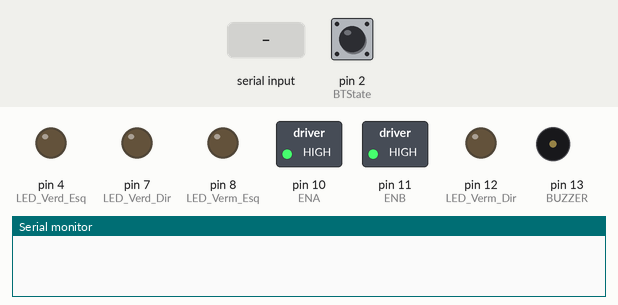
Bench run of a sketch on a simulated Arduino Uno, built with avr-gcc and run on an emulated ATmega328P. Parts: switched loads named in the sketch (green lamp = pin HIGH), output pins drawn as LEDs (lit = HIGH), buzzer (waves = sounding), the last lines printed to the serial monitor. The test bench sets the inputs (shaded band); at power-on: pin 2 (BTState) HIGH.

Above: at 1.2 s.
1.3 s: "*ligar a buzina#" received over the second serial link
At 1.7 s:
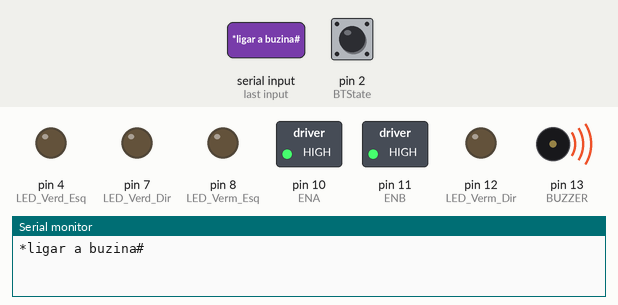
8.9 s: "*desligar a buzina#" received over the second serial link
At 9.8 s:
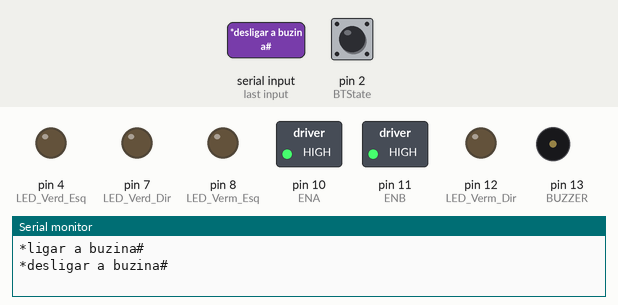
Timing chart, 0 to 11.5 s (numbered marks = the images above; inputs shaded):
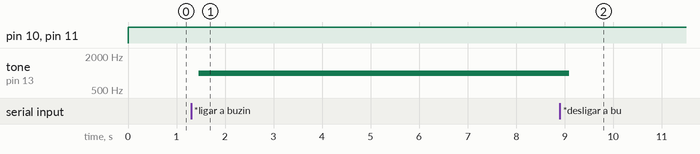

Measured:
- after the input at 1.3 s, tone on pin 13 (BUZZER): silent → 1000 Hz after 0.16 s
- after the input at 8.9 s, tone on pin 13 (BUZZER): 1000 Hz → silent after 0.19 s

The sketch:

NewCarMichael.ino
```cpp
/*
Dev por "Michael" Trillobit3sGames
trillobit3s@gmail.com - estuartyy@gmail.com
carrinho controlado por bluetooth
05/02/2017
Ultima atualização 03/12/2023

USE APENAS OS CARACTERES EM SEU CÓDIGO

F = PARA FRENTE => S = PARA
B = PARA TRÁS => S = PARA
L = PARA ESQUERDA => S = PARA
R = PARA DIREITA => S = PARA

S = PARADO

V = BUZINA => v = buzina desligada
W = LED FRENTE => w = led frente desligado
U = LED TRÁS => u = led trás   desligado
*/

//biblioteca bluetooth SoftwareSerial
#include <SoftwareSerial.h>

#define LED_Verd_Esq 4 //define LED verde 1
#define LED_Verd_Dir 7 //define LED verde 2
#define LED_Verm_Esq 8 //define LED vermelho 1
#define LED_Verm_Dir 12 //define LED vermelho 2

#define BUZZER 13 //Buzina

SoftwareSerial BT(0, 1); //TX, RX respetively
String readvoice; //leitura de voz

const int motorA1  = 3; //Motor lado esquerdo
const int motorA2  = 5; //Motor lado esquerdo
const int motorB1  = 6; //Motor lado direito
const int motorB2  = 9; //Motor lado direito

const int ENA = 10; //ENA
const int ENB = 11; //ENB

const int BTState = 2; //comunicação do Bluetooth.

int state_rec; //variavel para armazenamento de dados.
int vSpeed = 255; //Define velocidade padrão 0 a 255.
char state; //state recebe os caracteres do celular

void setup() {
  BT.begin(9600);
  Serial.begin(9600);

  pinMode(LED_Verd_Esq, OUTPUT);
  pinMode(LED_Verd_Dir, OUTPUT);
  pinMode(LED_Verm_Esq, OUTPUT);
  pinMode(LED_Verm_Dir, OUTPUT);

  pinMode(motorA1, OUTPUT);
  pinMode(motorA2, OUTPUT);
  pinMode(motorB1, OUTPUT);
  pinMode(motorB2, OUTPUT);
  pinMode(ENA, OUTPUT);
  pinMode(ENB, OUTPUT);

  pinMode(motorA1, LOW);
  pinMode(motorA2, LOW);
  pinMode(motorB1, LOW);
  pinMode(motorB2, LOW);
  pinMode(ENA, LOW);
  pinMode(ENB, LOW);

  pinMode(BUZZER, OUTPUT);
  noTone(BUZZER);

  pinMode(BTState, INPUT);
}

void loop() {

  analogWrite(ENA, 255); //velovidade do motor esquerdo
  analogWrite(ENB, 255); //velovidade do motor direito

      //O BUG do comando de voz esta relacionado a esta parte, mantenha ele aqui
      while (BT.available()){ //Verifique se há um byte disponível
        delay(10); //Atraso adicionado para tornar a coisa estável
        char c = BT.read(); //Conduzir uma leitura em série
        readvoice += c;
      }

  if (readvoice.length() > 0) {
    Serial.println(readvoice);

      if(readvoice == "*para frente#")
      {
        digitalWrite(motorA1, LOW);
        digitalWrite(motorA2, vSpeed);//coloque valores ex:100
        digitalWrite(motorB1, vSpeed);// valores de 0 a 255
        digitalWrite(motorB2, LOW);
        delay(500);
      }
      else if(readvoice == "*para trás#")
      {
        digitalWrite(motorA1, vSpeed);
        digitalWrite(motorA2, LOW);
        digitalWrite(motorB1, LOW);
        digitalWrite(motorB2, vSpeed);
        delay(500);
      }
      else if (readvoice == "*esquerda#")
      {
        digitalWrite(motorA1, LOW);
        digitalWrite(motorA2, vSpeed);
        digitalWrite(motorB1, LOW);
        digitalWrite(motorB2, vSpeed);
        delay(600);
        digitalWrite(motorA1, LOW);
        digitalWrite(motorA2, LOW);
        digitalWrite(motorB1, LOW);
        digitalWrite(motorB2, LOW);
      }
      else if (readvoice == "*direita#")
      {
        digitalWrite(motorA1, vSpeed);
        digitalWrite(motorA2, LOW);
        digitalWrite(motorB1, vSpeed);
        digitalWrite(motorB2, LOW);
        delay(600);
        digitalWrite(motorA1, LOW);
        digitalWrite(motorA2, LOW);
        digitalWrite(motorB1, LOW);
        digitalWrite(motorB2, LOW);
      }
      else if (readvoice == "*pare#")
      {
        digitalWrite(motorA1, LOW);
        digitalWrite(motorA2, LOW);
        digitalWrite(motorB1, LOW);
        digitalWrite(motorB2, LOW);
      }
      else if (readvoice == "*ligar o farol da frente#")
      {
        digitalWrite(LED_Verd_Esq, HIGH);
        digitalWrite(LED_Verd_Dir, HIGH);
      }
      else if (readvoice == "*desligar o farol da frente#")
      {
        digitalWrite(LED_Verd_Esq, LOW);
        digitalWrite(LED_Verd_Dir, LOW);
      }
      else if (readvoice == "*ligar o farol de trás#")
      {
        digitalWrite(LED_Verm_Esq, HIGH);
        digitalWrite(LED_Verm_Dir, HIGH);
      }
      else if (readvoice == "*desligar o farol de trás#")
      {
        digitalWrite(LED_Verm_Esq, LOW);
        digitalWrite(LED_Verm_Dir, LOW);
      }
      else if (readvoice == "*ligar a buzina#")
      {
        tone(BUZZER, 1000);
      }
      else if (readvoice == "*desligar a buzina#")
      {
        noTone(BUZZER);
      }
      else if (readvoice == "*ligar os faróis#")
      {
        digitalWrite(LED_Verd_Esq, HIGH);
        digitalWrite(LED_Verd_Dir, HIGH);
        digitalWrite(LED_Verm_Esq, HIGH);
        digitalWrite(LED_Verm_Dir, HIGH);
      }
      else if (readvoice == "*desligar os faróis#")
      {
        digitalWrite(LED_Verd_Esq, LOW);
        digitalWrite(LED_Verd_Dir, LOW);
        digitalWrite(LED_Verm_Esq, LOW);
        digitalWrite(LED_Verm_Dir, LOW);
      }

    readvoice="";
  }

  //Conexão perdida para o carrinho.
  if (digitalRead(BTState) == LOW) {
    state_rec = 'S';
  }

    // Salva os valores da variável 'state'
  if (Serial.available() > 0) {
    state_rec = Serial.read();
    state = state_rec;
    //Serial.println(vSpeed); //mostra na serial a velocidade

  // Altera a velocidade de acordo com valores especificados.
  if (state == '0'){
    vSpeed = 0;
  }
  else if (state == '4'){
    vSpeed = 100;
  }
  else if (state == '6'){
    vSpeed = 155;
  }
  else if (state == '7'){
    vSpeed = 180;
  }
  else if (state == '8'){
    vSpeed = 200;
  }
  else if (state == '9'){
    vSpeed = 230;
  }
  else if (state == 'q'){
    vSpeed = 255;
  }

      if (state != 'S'){
        Serial.print(state);
      }

  if (state == 'F'){ //FRENTE.
    andarParaFrente();
  }

  else if (state == 'B'){ //TRÁS.
    andarParaTras();
  }

  else if (state == 'L'){ //ESQUERDA.
    andarParaEsquerda();
  }

  else if (state == 'R'){ //DIREITA.
    andarParaDireita();
  }

  else if (state == 'F' && state == 'R'){ //FRENTE DIREITA.
    frenteDireita();
  }

  else if (state == 'F' && state == 'L'){ //FRENTE ESQUERDA.
    frenteEsquerda();
  }

  else if (state == 'B' && state == 'R'){ //TRÁS DIREITA.
    trasDireita();
  }

  else if (state == 'B' && state == 'L'){ //TRÁS ESQUERDA.
    trasEsquerda();
  }

  else if (state == 'W'){ //Farol Frente Ligado
    farolFrenteLigado();
  }

  else if (state == 'w'){ //Farol Frente Desligado
    farolFrenteDesligado();
  }

  else if (state == 'U'){ //Farol Tras Ligado
    farolTrasLigado();
  }

  else if (state == 'u'){ //Farol Tras Desligado
    farolTrasDesligado();
  }

  else if (state == 'V'){ //ligar Buzina
    ligarBuzina();
  }

  else if (state == 'v'){ //Desligar Buzina
    desligarBuzina();
  }

    else{
      ficarParado();
    }
  }
}

  void andarParaFrente()
  {
    digitalWrite(motorA1, 0);
    digitalWrite(motorA2, vSpeed);
    digitalWrite(motorB1, vSpeed);
    digitalWrite(motorB2, 0);
  }
  void andarParaTras()
  {
    digitalWrite(motorA1, vSpeed);
    digitalWrite(motorA2, 0);
    digitalWrite(motorB1, 0);
    digitalWrite(motorB2, vSpeed);
  }
  void andarParaDireita()
  {
    digitalWrite(motorA1, vSpeed);
    digitalWrite(motorA2, LOW);
	digitalWrite(motorB1, vSpeed);
    digitalWrite(motorB2, LOW);
  }
  void andarParaEsquerda()
  {
    digitalWrite(motorA1, LOW);
	digitalWrite(motorA2, vSpeed);
    digitalWrite(motorB1, LOW);
    digitalWrite(motorB2, vSpeed);
  }
  void ficarParado()
  {
    digitalWrite(motorA1, LOW);
    digitalWrite(motorA2, LOW);
    digitalWrite(motorB1, LOW);
    digitalWrite(motorB2, LOW);
  }
  void trasEsquerda()
  {
    digitalWrite(motorA1, vSpeed);
    digitalWrite(motorA2, LOW);
    digitalWrite(motorB1, 150);
    digitalWrite(motorB2, LOW);
  }
  void trasDireita()
  {
    digitalWrite(motorA1, LOW);
    digitalWrite(motorA2, vSpeed);
    digitalWrite(motorB1, LOW);
    digitalWrite(motorB2, 150);
  }
  void frenteEsquerda()
  {
    digitalWrite(motorA1, LOW);
    digitalWrite(motorA2, vSpeed);
    digitalWrite(motorB1, LOW);
    digitalWrite(motorB2, 150);
  }
  void frenteDireita()
  {
    digitalWrite(motorA1, 150);
    digitalWrite(motorA2, LOW);
    digitalWrite(motorB1, vSpeed);
    digitalWrite(motorB2, LOW);
  }
  void farolFrenteLigado()
  {
    digitalWrite(LED_Verd_Esq, HIGH);
    digitalWrite(LED_Verd_Dir, HIGH);
  }
  void farolFrenteDesligado()
  {
    digitalWrite(LED_Verd_Esq, LOW);
    digitalWrite(LED_Verd_Dir, LOW);
  }
  void farolTrasLigado()
  {
    digitalWrite(LED_Verm_Esq, HIGH);
    digitalWrite(LED_Verm_Dir, HIGH);
  }
  void farolTrasDesligado()
  {
    digitalWrite(LED_Verm_Esq, LOW);
    digitalWrite(LED_Verm_Dir, LOW);
  }
  void ligarBuzina()
  {
    tone(BUZZER, 1000);
  }
  void desligarBuzina()
  {
    noTone(BUZZER);
  }
```
